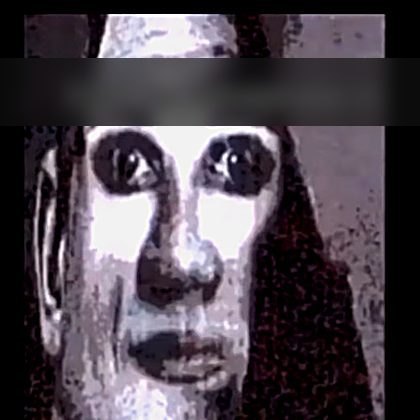
#> input picture assets/scare/bob.jpg, 420 x 420 px, found by its file name; its folder holds only this picture in this run
$ python clean_faces.py
#> lines starting #> are read from the running program, lines starting #| are printed output that depends on the picture
"""Remove the caption strip from the face crops: blur it out with a dark smear so the
image reads as a pure horror flash."""
import os
import numpy as np
from PIL import Image, ImageFilter

OUT = 'assets/scare'
for fn in sorted(os.listdir(OUT)):
    if not fn.endswith('.jpg'):
        continue
    p = os.path.join(OUT, fn)
    im = Image.open(p).convert('RGB')
#> im is the input picture: PIL image 420x420 RGB; mean R, G, B 78.4, 70.1, 78.8
    w, h = im.size
#> w = 420; h = 420
    arr = np.asarray(im).astype(np.float32)

    # the caption lives in a horizontal strip around 18-26% of the crop height
    y0, y1 = int(h * 0.14), int(h * 0.30)
#> y0 = 58; y1 = 126
    # darken that strip heavily and add vertical streaks (like compressed horror video)
    strip = arr[y0:y1, :, :]
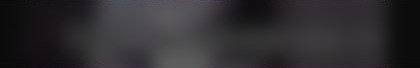
#> strip: shape (68, 420, 3) float32; mean R, G, B 47.2, 45, 48.3
    streak = np.random.normal(1.0, 0.25, size=(1, w, 1)).clip(0.4, 1.2)
    arr[y0:y1, :, :] = (strip * 0.35 + 12) * streak
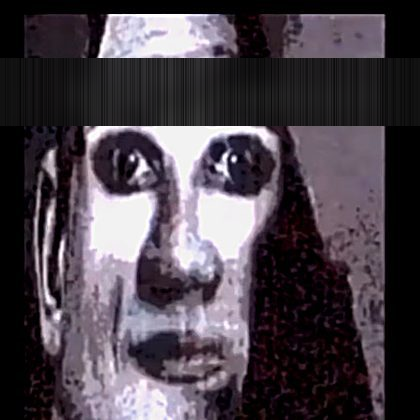
#> arr: shape (420, 420, 3) float32; mean R, G, B 75.2, 67.1, 75.5

    im2 = Image.fromarray(np.clip(arr, 0, 255).astype(np.uint8))
    # soft-blur the strip so no letters survive
    band = im2.crop((0, y0, w, y1)).filter(ImageFilter.GaussianBlur(9))
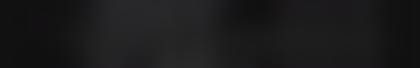
#> band: PIL image 420x68 RGB; mean R, G, B 27.1, 26.3, 27.4
    im2.paste(band, (0, y0))
    im2.save(p, quality=82, optimize=True)
    print('cleaned', fn)

$ run again, on assets/scare/skull.jpg
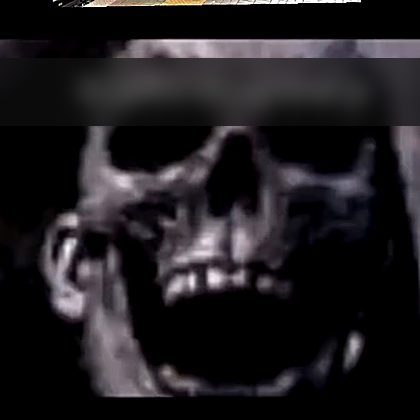
#> input picture assets/scare/skull.jpg, 420 x 420 px, found by its file name
#> im is the input picture: PIL image 420x420 RGB; mean R, G, B 31.9, 29.1, 32.4
#> `strip = arr[y0:y1, :, :]`:
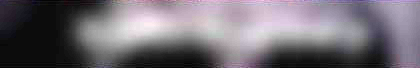
#> strip: shape (68, 420, 3) float32; mean R, G, B 36.4, 34.9, 36.9; drawn with min black and max white
#> `band = im2.crop((0, y0, w, y1)).filter(ImageFilter.GaussianBlur(9))`:
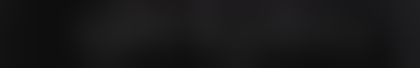
#> band: PIL image 420x68 RGB; mean R, G, B 23.4, 22.9, 23.6

$ run again, on assets/scare/void.jpg
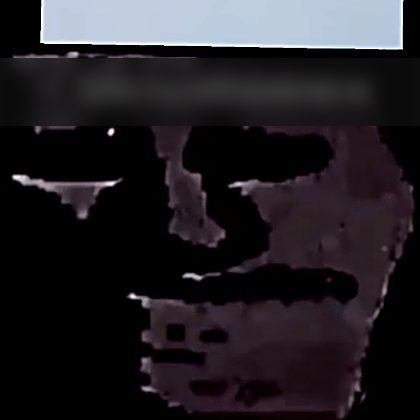
#> input picture assets/scare/void.jpg, 420 x 420 px, found by its file name
#> im is the input picture: PIL image 420x420 RGB; mean R, G, B 36.4, 32.9, 37.7
#> `strip = arr[y0:y1, :, :]`:
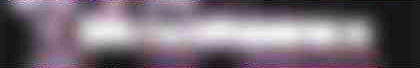
#> strip: shape (68, 420, 3) float32; mean R, G, B 28.3, 26.3, 28.1; drawn with min black and max white
#> `band = im2.crop((0, y0, w, y1)).filter(ImageFilter.GaussianBlur(9))`:
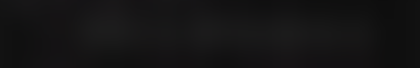
#> band: PIL image 420x68 RGB; mean R, G, B 20.6, 19.9, 20.5

$ run again, on assets/scare/glasses.jpg
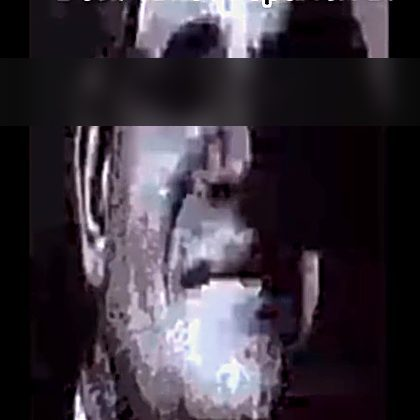
#> input picture assets/scare/glasses.jpg, 420 x 420 px, found by its file name
#> im is the input picture: PIL image 420x420 RGB; mean R, G, B 58, 50.8, 60.6
#> `strip = arr[y0:y1, :, :]`:
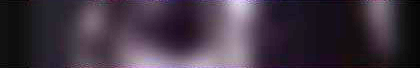
#> strip: shape (68, 420, 3) float32; mean R, G, B 25, 21.7, 25.5; drawn with min black and max white
#> `band = im2.crop((0, y0, w, y1)).filter(ImageFilter.GaussianBlur(9))`:
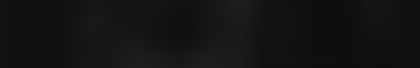
#> band: PIL image 420x68 RGB; mean R, G, B 19.6, 18.4, 19.7
